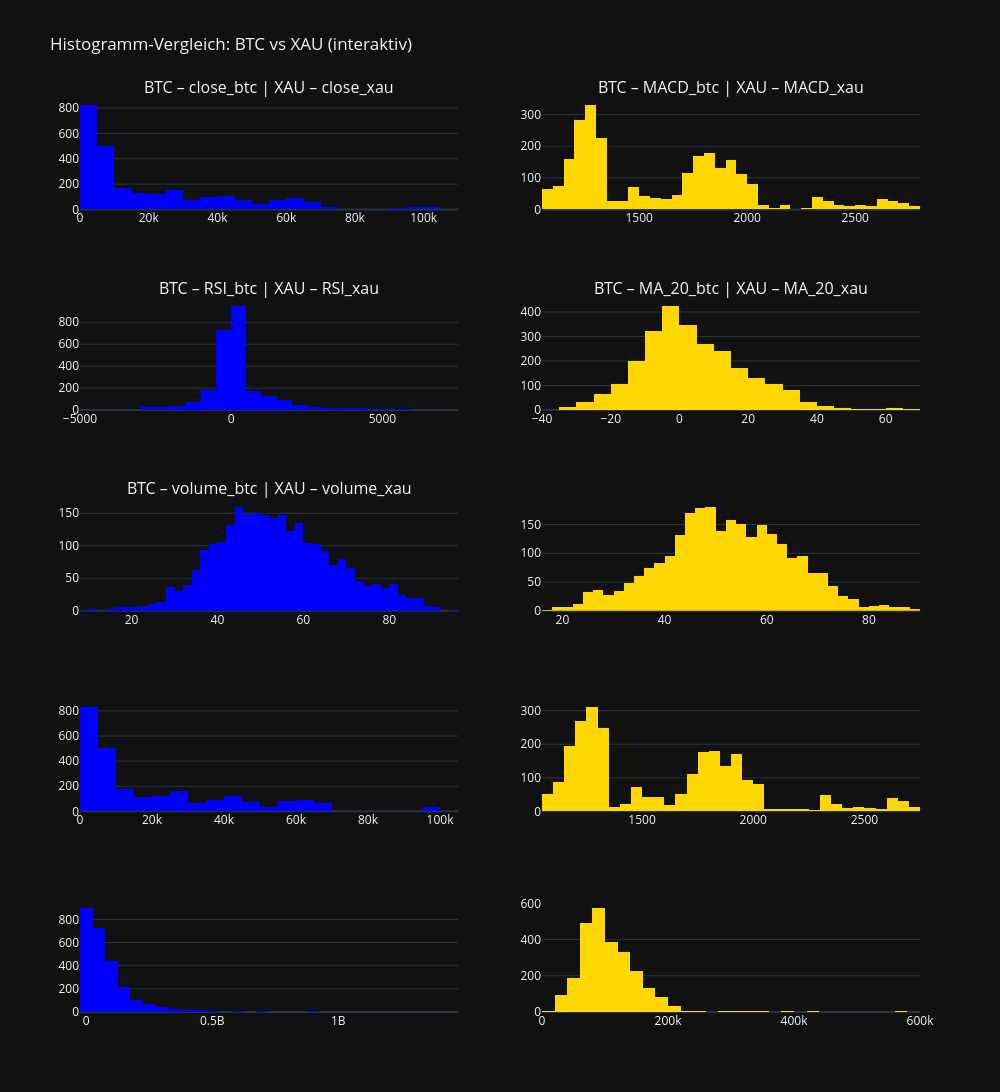

The cell this chart's notebook holds for it:
### Markdown cell above
# Histogramme
### für Vergleich zwichen Preise und technischen Indikatoren für BTC und XAU nebeneinander

### Code cell
import matplotlib.pyplot as plt
import pandas as pd
import plotly.graph_objs as go
import plotly.subplots as sp


# Daten laden
df = pd.read_csv("../dataset/output/final_merged_technical_dataset.csv", parse_dates=["timestamp"])

# Paare definieren
paare = [
    ("close_btc", "close_xau"),
    ("MACD_btc", "MACD_xau"),
    ("RSI_btc", "RSI_xau"),
    ("MA_20_btc", "MA_20_xau"),
    ("volume_btc", "volume_xau")
]

# Subplots erstellen
fig = sp.make_subplots(rows=len(paare), cols=2, subplot_titles=[
    f"BTC – {btc} | XAU – {xau}" for btc, xau in paare
])

for i, (btc_col, xau_col) in enumerate(paare, start=1):
    # BTC
    fig.add_trace(
        go.Histogram(x=df[btc_col], nbinsx=50, name=f"{btc_col}", marker_color="blue"),
        row=i, col=1
    )
    # XAU
    fig.add_trace(
        go.Histogram(x=df[xau_col], nbinsx=50, name=f"{xau_col}", marker_color="gold"),
        row=i, col=2
    )

# Layout
fig.update_layout(
    height=300 * len(paare),
    width=1000,
    title_text="Histogramm-Vergleich: BTC vs XAU (interaktiv)",
    showlegend=False,
    template="plotly_dark"
)

fig.show()

### Figure 1 — Plotly figure (JSON) as saved in the notebook; plotly's stock layout.template omitted (floating-point values rounded to 4 significant figures; data arrays with more than 128 entries replaced by an {"elided": "..."} marker saying what was removed)
{"data": [{"marker": {"color": "blue"}, "name": "close_btc", "nbinsx": 50, "x": {"elided": "2601 float values"}, "type": "histogram", "xaxis": "x", "yaxis": "y"}, {"marker": {"color": "gold"}, "name": "close_xau", "nbinsx": 50, "x": {"elided": "2601 float values"}, "type": "histogram", "xaxis": "x2", "yaxis": "y2"}, {"marker": {"color": "blue"}, "name": "MACD_btc", "nbinsx": 50, "x": {"elided": "2601 float values"}, "type": "histogram", "xaxis": "x3", "yaxis": "y3"}, {"marker": {"color": "gold"}, "name": "MACD_xau", "nbinsx": 50, "x": {"elided": "2601 float values"}, "type": "histogram", "xaxis": "x4", "yaxis": "y4"}, {"marker": {"color": "blue"}, "name": "RSI_btc", "nbinsx": 50, "x": {"elided": "2601 float values"}, "type": "histogram", "xaxis": "x5", "yaxis": "y5"}, {"marker": {"color": "gold"}, "name": "RSI_xau", "nbinsx": 50, "x": {"elided": "2601 float values"}, "type": "histogram", "xaxis": "x6", "yaxis": "y6"}, {"marker": {"color": "blue"}, "name": "MA_20_btc", "nbinsx": 50, "x": {"elided": "2601 float values"}, "type": "histogram", "xaxis": "x7", "yaxis": "y7"}, {"marker": {"color": "gold"}, "name": "MA_20_xau", "nbinsx": 50, "x": {"elided": "2601 float values"}, "type": "histogram", "xaxis": "x8", "yaxis": "y8"}, {"marker": {"color": "blue"}, "name": "volume_btc", "nbinsx": 50, "x": {"elided": "2601 float values"}, "type": "histogram", "xaxis": "x9", "yaxis": "y9"}, {"marker": {"color": "gold"}, "name": "volume_xau", "nbinsx": 50, "x": {"elided": "2601 int values"}, "type": "histogram", "xaxis": "x10", "yaxis": "y10"}], "layout": {"xaxis": {"anchor": "y", "domain": [0.0, 0.45]}, "yaxis": {"anchor": "x", "domain": [0.88, 1.0]}, "xaxis2": {"anchor": "y2", "domain": [0.55, 1.0]}, "yaxis2": {"anchor": "x2", "domain": [0.88, 1.0]}, "xaxis3": {"anchor": "y3", "domain": [0.0, 0.45]}, "yaxis3": {"anchor": "x3", "domain": [0.66, 0.78]}, "xaxis4": {"anchor": "y4", "domain": [0.55, 1.0]}, "yaxis4": {"anchor": "x4", "domain": [0.66, 0.78]}, "xaxis5": {"anchor": "y5", "domain": [0.0, 0.45]}, "yaxis5": {"anchor": "x5", "domain": [0.44, 0.56]}, "xaxis6": {"anchor": "y6", "domain": [0.55, 1.0]}, "yaxis6": {"anchor": "x6", "domain": [0.44, 0.56]}, "xaxis7": {"anchor": "y7", "domain": [0.0, 0.45]}, "yaxis7": {"anchor": "x7", "domain": [0.22, 0.34]}, "xaxis8": {"anchor": "y8", "domain": [0.55, 1.0]}, "yaxis8": {"anchor": "x8", "domain": [0.22, 0.34]}, "xaxis9": {"anchor": "y9", "domain": [0.0, 0.45]}, "yaxis9": {"anchor": "x9", "domain": [0.0, 0.12]}, "xaxis10": {"anchor": "y10", "domain": [0.55, 1.0]}, "yaxis10": {"anchor": "x10", "domain": [0.0, 0.12]}, "annotations": [{"font": {"size": 16}, "showarrow": false, "text": "BTC – close_btc | XAU – close_xau", "x": 0.225, "xanchor": "center", "xref": "paper", "y": 1.0, "yanchor": "bottom", "yref": "paper"}, {"font": {"size": 16}, "showarrow": false, "text": "BTC – MACD_btc | XAU – MACD_xau", "x": 0.775, "xanchor": "center", "xref": "paper", "y": 1.0, "yanchor": "bottom", "yref": "paper"}, {"font": {"size": 16}, "showarrow": false, "text": "BTC – RSI_btc | XAU – RSI_xau", "x": 0.225, "xanchor": "center", "xref": "paper", "y": 0.78, "yanchor": "bottom", "yref": "paper"}, {"font": {"size": 16}, "showarrow": false, "text": "BTC – MA_20_btc | XAU – MA_20_xau", "x": 0.775, "xanchor": "center", "xref": "paper", "y": 0.78, "yanchor": "bottom", "yref": "paper"}, {"font": {"size": 16}, "showarrow": false, "text": "BTC – volume_btc | XAU – volume_xau", "x": 0.225, "xanchor": "center", "xref": "paper", "y": 0.56, "yanchor": "bottom", "yref": "paper"}], "title": {"text": "Histogramm-Vergleich: BTC vs XAU (interaktiv)"}, "height": 1500, "width": 1000, "showlegend": false}}
